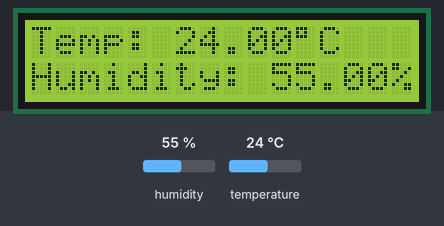
Simulated run of this sketch. Board: Arduino Uno, built with avr-gcc and run on an emulated ATmega328P. Shown: 16×2 character LCD. Inputs (shaded band) come from the test bench; at power-on: humidity 55 %, temperature 24 °C.

Above: at 5.6 s.
5.7 s: humidity set to 22 %
At 10.5 s:
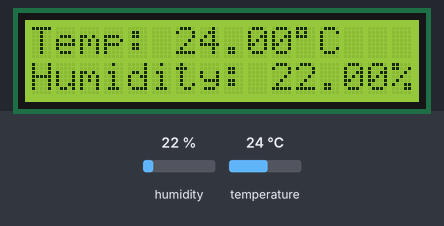
13.2 s: temperature set to 12 °C
At 16.5 s:
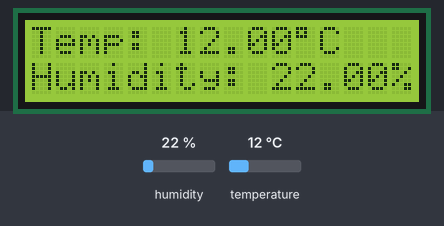
20.7 s: humidity set to 40 %
At 26.2 s:
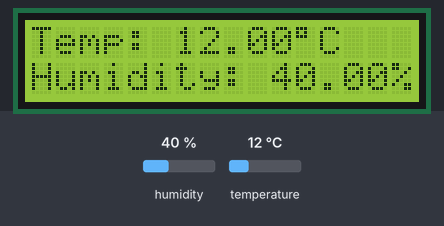
28.2 s: temperature set to 19 °C
At 31.0 s:
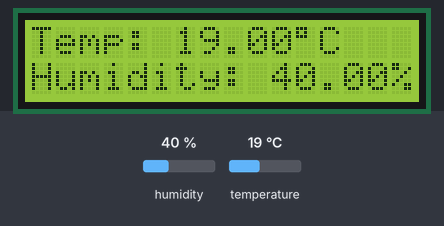
Timing chart, 0 to 32.5 s (numbered marks = the images above; inputs shaded):
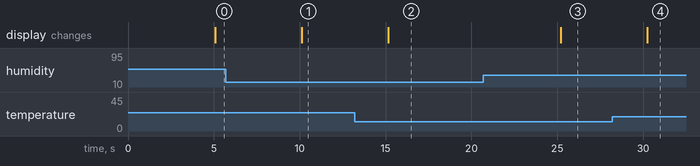

The sketch:

dht11-lcd-keypad-shield.ino
```cpp
#include <dht.h>
#include <LiquidCrystal.h>

LiquidCrystal lcd(8, 9, 4, 5, 6, 7);

dht DHT;

#define DHT11_PIN 2

void setup()
{
  lcd.begin(16, 2);
}

void loop()
{
  delay(5000);
  DHT.read11(DHT11_PIN);
  lcd.setCursor(0, 0);
  lcd.print("Temp: ");
  lcd.print(DHT.temperature);
  lcd.print((char)223);
  lcd.print("C");
  lcd.setCursor(0, 1);
  lcd.print("Humidity: ");
  lcd.print(DHT.humidity);
  lcd.print("%");
}
```

Measured:
- after the input at 5.7 s, the display: changes after 4.4 s (image 1)
- after the input at 13.2 s, the display: changes after 1.9 s (image 2)
- after the input at 20.7 s, the display: changes after 4.5 s (image 3)
- after the input at 28.2 s, the display: changes after 2.0 s (image 4)
